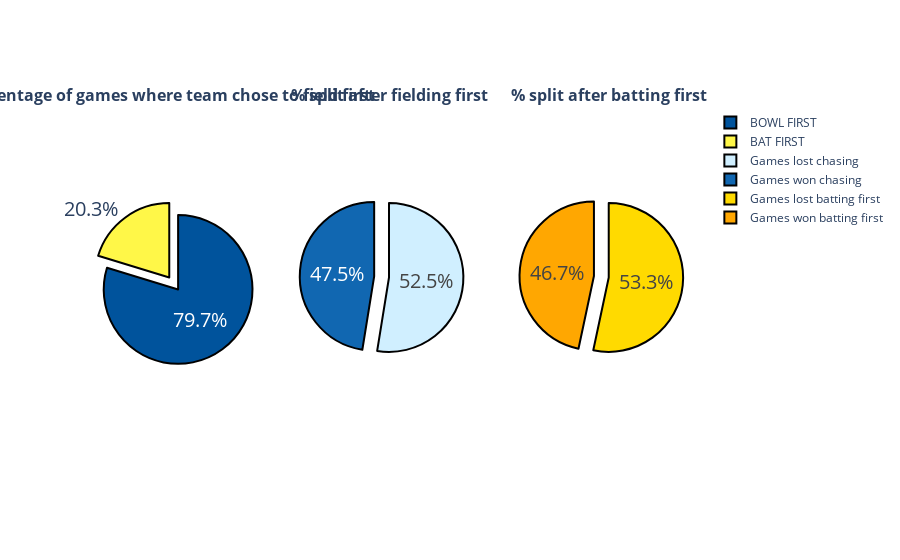

Write notebook code for a chart like this one.
### Code cell
toss_decision_labels = list(df_season_summary_2022.decision.value_counts().index)
toss_decision_values = df_season_summary_2022.decision.value_counts()

teams_chasing_labels = ["Games won chasing","Games lost chasing"]
teams_winning_chasing_values = [teams_winning_chasing,teams_losing_chasing]

teams_batting_labels = ['Games won batting first','Games lost batting first']
teams_winning_batting_values = [teams_winning_batting,teams_losing_batting]

toss_chart_colors = ["#00539CFF","#FFF748"]
fielding_first_chart_colors = ["#1167B1","#D0EFFF"]
batting_first_chart_colors = ["#FFA701","#FFDA00"]

fig = make_subplots(rows=1,cols=3,specs=[[{"type":"pie"},{"type":"pie"},{"type":"pie"}]],subplot_titles=['<b>Percentage of games where team chose to field first</b>',
                                                                                                         '<b>% split after fielding first</b>',
                                                                                                         '<b>% split after batting first</b>'])

fig.add_trace(go.Pie(labels=toss_decision_labels,values=toss_decision_values,pull=[0.2,0],
                     marker=dict(colors=toss_chart_colors)),row=1,col=1)

fig.add_trace(go.Pie(labels=teams_chasing_labels,values=teams_winning_chasing_values,pull=[0.2,0],
                     marker=dict(colors=fielding_first_chart_colors)),row=1,col=2)

fig.add_trace(go.Pie(labels=teams_batting_labels,values=teams_winning_batting_values,pull=[0.2,0],
                     marker=dict(colors=batting_first_chart_colors)),row=1,col=3)

fig.update_traces(hoverinfo='label+value',textfont_size=20,marker=dict(line=dict(color='#000000', width=2)))
fig.show()

### Figure 1 — Plotly figure (JSON) as saved in the notebook; plotly's stock layout.template omitted (floating-point values rounded to 4 significant figures)
{"data": [{"labels": ["BOWL FIRST", "BAT FIRST"], "marker": {"colors": ["#00539CFF", "#FFF748"], "line": {"color": "#000000", "width": 2}}, "pull": [0.2, 0], "values": [59, 15], "type": "pie", "domain": {"x": [0, 0.2889], "y": [0, 1]}, "textfont": {"size": 20}, "hoverinfo": "label+value"}, {"labels": ["Games won chasing", "Games lost chasing"], "marker": {"colors": ["#1167B1", "#D0EFFF"], "line": {"color": "#000000", "width": 2}}, "pull": [0.2, 0], "values": [28, 31], "type": "pie", "domain": {"x": [0.3556, 0.6444], "y": [0, 1]}, "textfont": {"size": 20}, "hoverinfo": "label+value"}, {"labels": ["Games won batting first", "Games lost batting first"], "marker": {"colors": ["#FFA701", "#FFDA00"], "line": {"color": "#000000", "width": 2}}, "pull": [0.2, 0], "values": [7, 8], "type": "pie", "domain": {"x": [0.7111, 1], "y": [0, 1]}, "textfont": {"size": 20}, "hoverinfo": "label+value"}], "layout": {"annotations": [{"font": {"size": 16}, "showarrow": false, "text": "<b>Percentage of games where team chose to field first</b>", "x": 0.1444, "xanchor": "center", "xref": "paper", "y": 1, "yanchor": "bottom", "yref": "paper"}, {"font": {"size": 16}, "showarrow": false, "text": "<b>% split after fielding first</b>", "x": 0.5, "xanchor": "center", "xref": "paper", "y": 1, "yanchor": "bottom", "yref": "paper"}, {"font": {"size": 16}, "showarrow": false, "text": "<b>% split after batting first</b>", "x": 0.8556, "xanchor": "center", "xref": "paper", "y": 1, "yanchor": "bottom", "yref": "paper"}], "autosize": true}}
